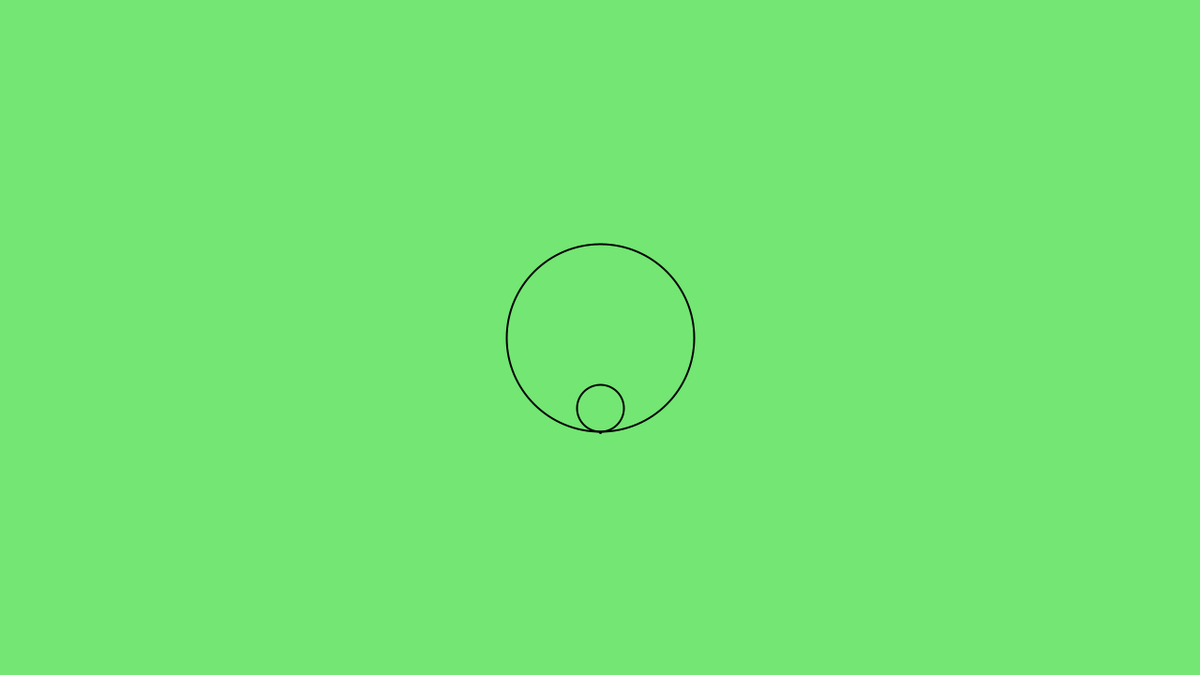
Frame 1 (no input)
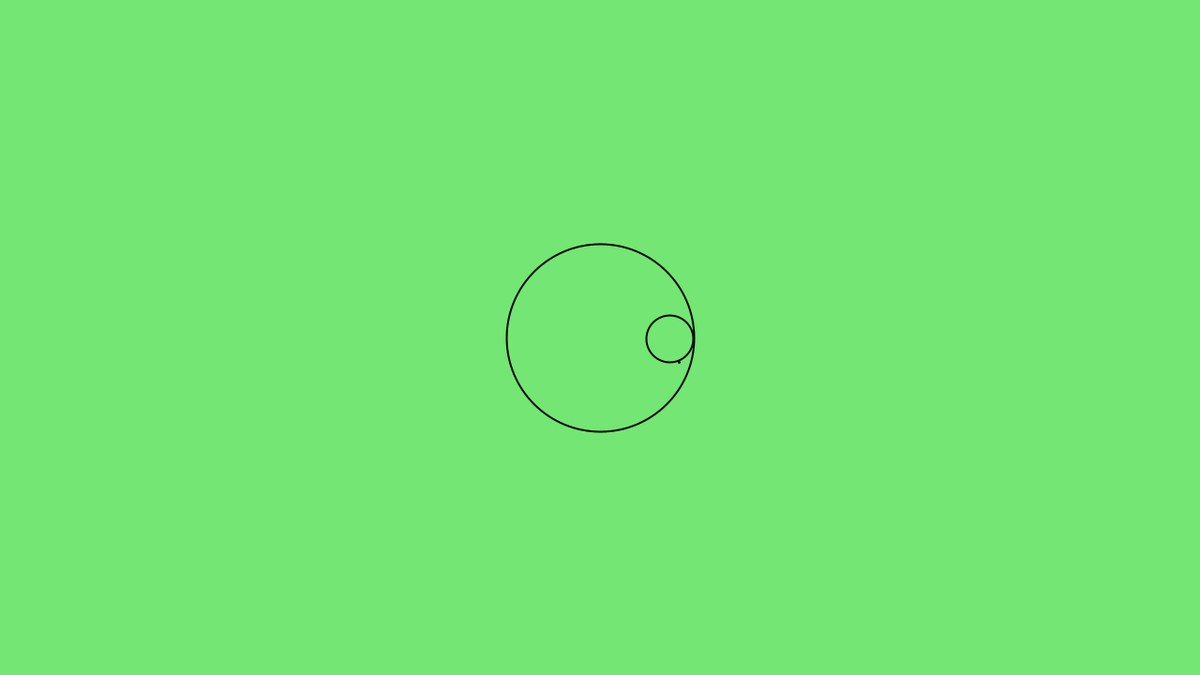
Frame 60 (the mouse pressed at the canvas centre just before this capture)
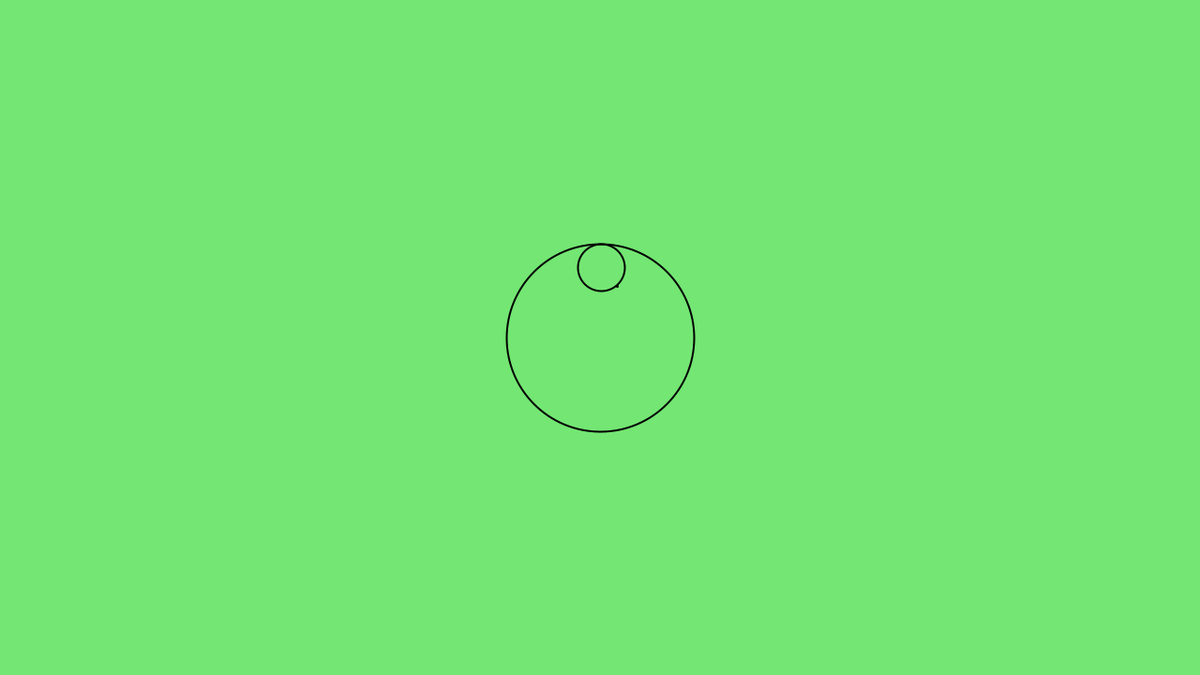
Frame 120 (the mouse held since frame 60 and released just before this capture)

The Processing sketch that drew these frames (run headless with seeded random() and noise(); from frame 60 on, the mouse is pressed at the canvas centre):

// Processing sketch: tarefa_4
// ── tarefa_4.pde
class Circle {
  float x;
  float y;
  float radius;
  float angle;
  float speed;
  float xPerm;
  float yPerm;
  
  Circle(float x, float y, float radius, float speed){
    this.x = x;
    this.y = y;
    this.xPerm = x;
    this.yPerm = y;
    this.radius = radius;
    this.angle = 0;
    this.speed = speed;
  }
  
  void move() {
    this.x = this.yPerm*sin(radians(this.angle)) + this.xPerm*cos(radians(this.angle));
    this.y = this.yPerm*cos(radians(this.angle)) - this.xPerm*sin(radians(this.angle));
    this.angle += this.speed;
  }

  void show() {
    fill(255, 255, 255, 0);
    strokeWeight(2);
    stroke(0,0,0);
    ellipse(x, y, this.radius, this.radius);
  }
}

Circle circle1;
Circle circle2;

void setup() {
  size(1280, 720);
  circle1 = new Circle(0, 0, 200, 1);
  circle2 = new Circle(0, 75, 50, 1.5);
}

float angle = 0;
float speed = 0.1;

void draw() {
  background(115, 230, 115);
  pushMatrix();
  translate(width/2, height/2);
  circle1.show();
  popMatrix();
  
  pushMatrix();
  translate(width/2, height/2);
  circle2.move();
  circle2.show();
  popMatrix();
  
  pushMatrix();
  translate(width/2+circle2.x, height/2+circle2.y);
  rotate(angle);
  strokeWeight(3);
  point(0, 26);
  popMatrix();
  angle += speed;
}
